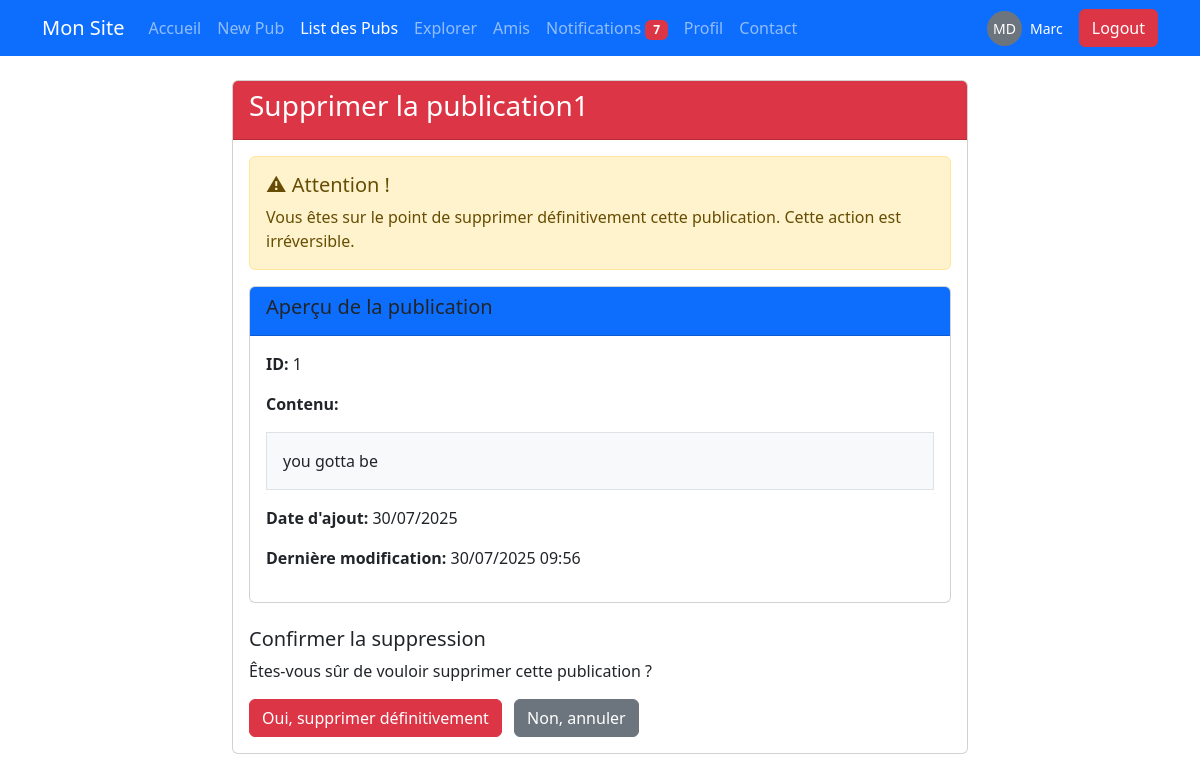
The app's page /trash_pub.php?id=1 (signed in) with its own data.
### tables this page shows
CREATE TABLE `publications` (
  `id` int(11) NOT NULL,
  `user_id` int(11) NOT NULL,
  `contenu` text NOT NULL,
  `date_ajout` timestamp NOT NULL DEFAULT current_timestamp() ON UPDATE current_timestamp(),
  `date_modification` timestamp NOT NULL DEFAULT current_timestamp() ON UPDATE current_timestamp(),
  `image` varchar(255) DEFAULT NULL
);

### trash_pub.php (the view, shortened to what this page needs)
<?php
include('bdd.php');
$current_user = null;
if (isset($_SESSION['user_id'])) {
    $stmt = $pdo->prepare("SELECT photo_profil FROM user WHERE id = ?");
    $stmt->execute([$_SESSION['user_id']]);
    $current_user = $stmt->fetch(PDO::FETCH_ASSOC);
}
$pub_id = $_GET['id'];
    $stmt = $pdo->prepare("SELECT * FROM publications WHERE id = ? AND user_id = ?");
    $stmt->execute([$pub_id, $_SESSION['user_id']]);
    $publication = $stmt->fetch(PDO::FETCH_ASSOC);
?>
<!DOCTYPE html>
<html lang="fr">
<head>
    <link href="https://cdn.jsdelivr.net/npm/bootstrap@5.3.7/dist/css/bootstrap.min.css" rel="stylesheet">
</head>
<body>
    <nav class="navbar navbar-expand-lg navbar-dark bg-primary">
        <div class="container">
            <a class="navbar-brand" href="dash.php">Mon Site</a>
            <div class="collapse navbar-collapse" id="navbarNav">
                <ul class="navbar-nav me-auto">
                    <li class="nav-item">
                        <a class="nav-link" href="dash.php">Accueil</a>
                    </li>
                    <li class="nav-item">
                        <a class="nav-link" href="new_pub.php">New Pub</a>
                    </li>
                    <li class="nav-item">
                        <a class="nav-link active" href="list_pubs.php">List des Pubs</a>
                    </li>
                    <li class="nav-item">
                        <a class="nav-link" href="explorer.php">Explorer</a>
                    </li>
                    <li class="nav-item">
                        <a class="nav-link" href="amis.php">Amis</a>
                    </li>
                    <li class="nav-item">
                        <?php include '_navbar_notifications.php'; ?>
                    </li>
                    <li class="nav-item">
                        <a class="nav-link" href="profil.php">Profil</a>
                    </li>
                    <li class="nav-item">
                        <a class="nav-link" href="contact.php">Contact</a>
                    </li>
                </ul>
                <div class="d-flex align-items-center me-3">
                    <?php if ($current_user && $current_user['photo_profil'] && file_exists($current_user['photo_profil'])): ?>
                    <img src="<?php echo htmlspecialchars($current_user['photo_profil']); ?>" alt="Photo de profil"
                        class="rounded-circle me-2" style="width: 35px; height: 35px; object-fit: cover;">
                    <?php else: ?>
                    <div class="bg-secondary text-white rounded-circle d-flex align-items-center justify-content-center me-2"
                        style="width: 35px; height: 35px; font-size: 14px;">
                        <?php echo strtoupper(substr($_SESSION['user_prenom'], 0, 1) . substr($_SESSION['user_nom'], 0, 1)); ?>
                    </div>
                    <?php endif; ?>
                    <span class="text-white small"><?php echo htmlspecialchars($_SESSION['user_prenom']); ?></span>
                </div>
                <button type="button" class="btn btn-danger" data-bs-toggle="modal"
                    data-bs-target="#confirmLogoutModal">Logout</button>
            </div>
        </div>
    </nav>
    <div class="container mt-4">
        <div class="row justify-content-center">
            <div class="col-md-8">
                <div class="card">
                    <div class="card-header bg-danger text-white">
                        <h3>Supprimer la publication<?php echo $publication['id']; ?></h3>
                    </div>
                    <div class="card-body">
                        <?php if ($publication): ?>
                        <div class="alert alert-warning">
                            <h5>⚠ Attention !</h5>
                            Vous êtes sur le point de supprimer définitivement cette publication. Cette action est
                            irréversible.
                        </div>
                        <div class="card">
                            <div class="card-header bg-primary">
                                <h5>Aperçu de la publication</h5>
                            </div>
                            <div class="card-body">
                                <p><strong>ID:</strong> <?php echo $publication['id']; ?></p>
                                <p><strong>Contenu:</strong></p>
                                <div class="border p-3 mb-3 bg-light">
                                    <?php echo nl2br(htmlspecialchars($publication['contenu'])); ?>
                                </div>
                                <p><strong>Date d'ajout:</strong>
                                    <?php echo date('d/m/Y', strtotime($publication['date_ajout'])); ?></p>
                                <?php if ($publication['date_modification']): ?>
                                <p><strong>Dernière modification:</strong>
                                    <?php echo date('d/m/Y H:i', strtotime($publication['date_modification'])); ?></p>
                                <?php endif; ?>
                            </div>
                        </div>
                        <div class="mt-4">
                            <h5>Confirmer la suppression</h5>
                            <p>Êtes-vous sûr de vouloir supprimer cette publication ?</p>
                            <form method="POST" class="d-inline">
                                <button type="S'inscrire" name="confirmer" class="btn btn-danger me-2">
                                    Oui, supprimer définitivement
                                </button>
                            </form>
                            <a href="list_pubs.php" class="btn btn-secondary">
                                Non, annuler
                            </a>
                        </div>
                        <?php endif; ?>
                    </div>
                </div>
            </div>
        </div>
    </div>
</body>
</html>

### records on screen
publications: id "1", contenu "you gotta be", date_ajout "30/07/2025", date_modification "30/07/2025 09:56"

### other values on screen
$nb_non_lues_nav "7"
$_SESSION['user_prenom'] "Marc"
